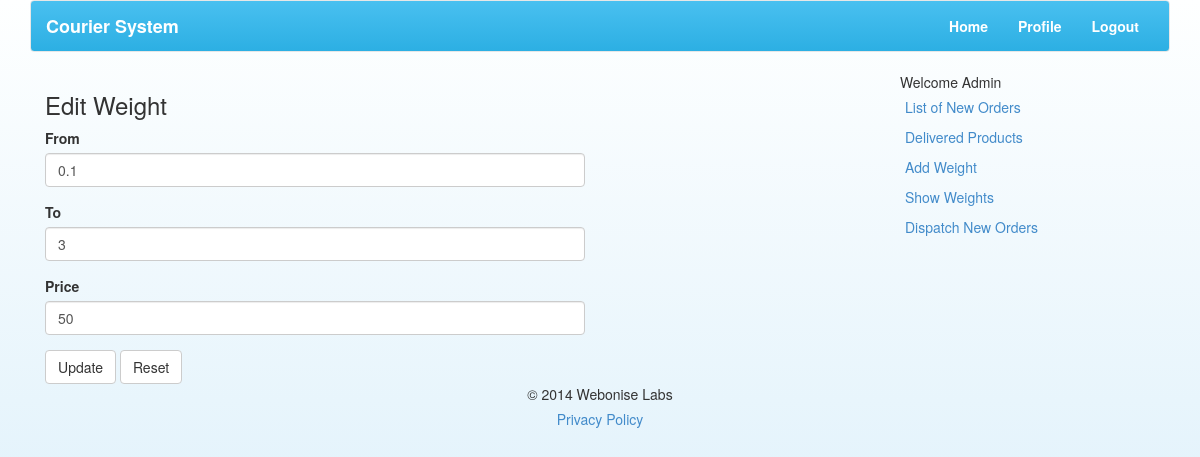
Screenshot of /editWeights.php?id=1 (signed in) with the database file from the repository.
### tables this page shows
CREATE TABLE IF NOT EXISTS `weight` (
  `id` int(3) NOT NULL AUTO_INCREMENT,
  `from_range` float NOT NULL,
  `to_range` float NOT NULL,
  `price` int(10) NOT NULL,
  PRIMARY KEY (`id`)
);

### classes/DBClass.php (called while the page is built, shortened)
<?php
class DB extends PDO
{
	function getWeightDetails($id)
	{
		try
		{
			$stmt = parent::prepare("SELECT * FROM weight WHERE id=?");
			$stmt->bindParam(1, $id);
			if($stmt->execute())
			{
				return $stmt->fetch(PDO::FETCH_ASSOC);
			}
			else
			{
				return false;
			}
		}
 		catch (PDOException $e) {
   			 echo 'Error: ' . $e->getMessage();
			 die();
		}
	}
}
?>

### editWeights.php (the view, shortened to what this page needs)
<?php
require_once("header.php");
?>
<div class="col-lg-6">
	<h3>Edit Weight</h3>
	<?php
	if(isset($_GET['id']))
	{
		if($result = $db->getWeightDetails($_GET['id']))
		{
	?>
	<form action="editWeights.php" method="post">
		<div class="form-group">
			<label>From</label>
			<input type="text" class="form-control" name="from" id="from" value="<?php echo $result['from_range']; ?>" placeholder="Enter From Weight"/>
		</div>
		<div class="form-group">
			<label>To</label>
			<input type="text" class="form-control" name="to" id="to" value="<?php echo $result['to_range']; ?>" placeholder="Enter To Weight"/>
		</div>
		<div class="form-group">
			<label>Price</label>
			<input type="text" class="form-control" name="price" id="price" value="<?php echo $result['price']; ?>" placeholder="Enter Price"/>
		</div>
		<button type="submit" name="submit" class="btn btn-default">Update</button>
		<button type="reset" class="btn btn-default">Reset</button>
	</form>
	<?php
		}
		else
		{
			echo '<p class="text-danger">Invalid Weight Range Selected</p>';
		}
	}
	?>
</div>
<div class="col-lg-3">
</div>
<div class="col-lg-3">
</div>
<?php
require_once("footer.php");
?>

### rows the page displays
weight: from "0.1", to "3", price "50"

### other values shown
$_COOKIE['user_name'] "Admin"
